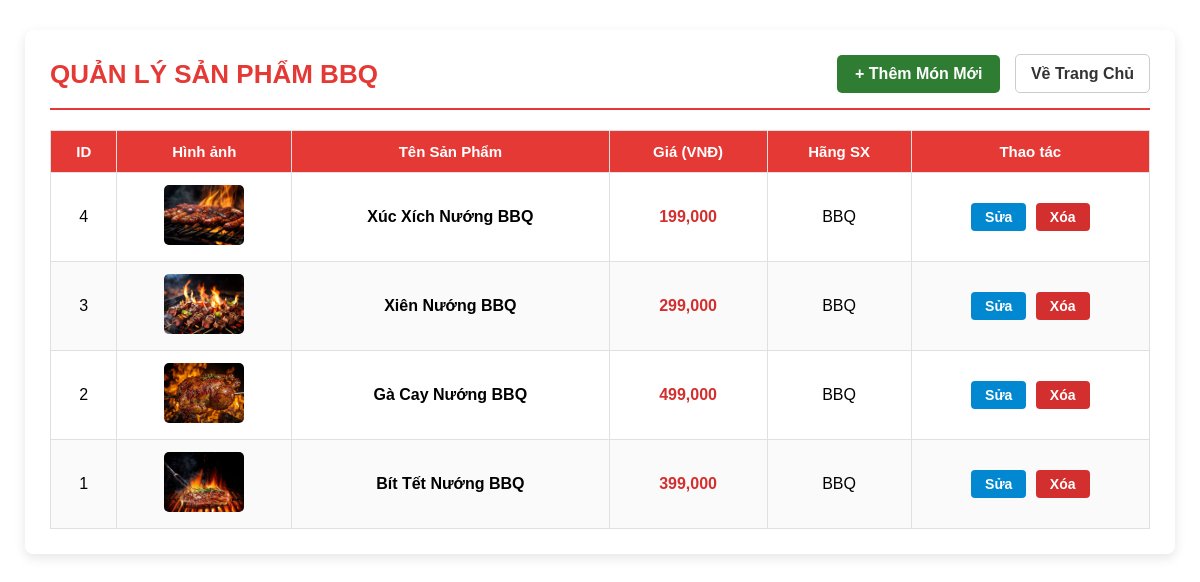
The app's page /admin.php with its own data.
### tables this page shows
CREATE TABLE `sanpham` (
  `id_sp` int(11) NOT NULL,
  `ten_sp` varchar(100) NOT NULL,
  `anh_sp` varchar(100) NOT NULL,
  `gia_sp` double NOT NULL,
  `chitiet_sp` varchar(200) NOT NULL,
  `hang_sx` varchar(100) NOT NULL
);

### admin.php (the view, shortened to what this page needs)
<?php
include("connect.php");
$sql = "SELECT * FROM sanpham ORDER BY id_sp DESC";
$result = $conn->query($sql);
?>
<!DOCTYPE html>
<html lang="vi">
<head>
    <link rel="stylesheet" href="./CSS/admin.css">
</head>
<body>
    <div class="admin-container">
        <div class="admin-header">
            <h1>QUẢN LÝ SẢN PHẨM BBQ</h1>
            <div>
                <a href="them_sp.php" class="btn-them">+ Thêm Món Mới</a>
                <a href="Index.php" class="btn-trangchu">Về Trang Chủ</a>
            </div>
        </div>
        <table>
            <thead>
                <tr>
                    <th>ID</th>
                    <th>Hình ảnh</th>
                    <th>Tên Sản Phẩm</th>
                    <th>Giá (VNĐ)</th>
                    <th>Hãng SX</th>
                    <th>Thao tác</th>
                </tr>
            </thead>
            <tbody>
                <?php
                if ($result->num_rows > 0) {
                    while ($row = $result->fetch_assoc()) {
                ?>
                        <tr>
                            <td><?php echo $row['id_sp']; ?></td>
                            <td><img src="<?php echo $row['anh_sp']; ?>" class="img-admin" alt="<?php echo $row['ten_sp']; ?>"></td>
                            <td><strong><?php echo $row['ten_sp']; ?></strong></td>
                            <td><span class="gia-tien"><?php echo number_format($row['gia_sp']); ?></span></td>
                            <td><?php echo $row['hang_sx']; ?></td>
                            <td>
                                <a href="sua_sp.php?id=<?php echo $row['id_sp']; ?>" class="btn-sua">Sửa</a>
                                <a href="admin.php?xoa=<?php echo $row['id_sp']; ?>" class="btn-xoa" onclick="return confirm('Bạn có chắc chắn muốn xóa món này?');">Xóa</a>
                            </td>
                        </tr>
                <?php
                    }
                } else {
                    echo "<tr><td colspan='6'>Chưa có sản phẩm nào trong CSDL!</td></tr>";
                }
                ?>
            </tbody>
        </table>
    </div>
</body>
</html>

### admin.css (style rules this page uses)
.admin-container { max-width: 1100px; margin: 30px auto; background: #ffffff; padding: 25px; border-radius: 8px; box-shadow: 0 4px 12px rgba(0, 0, 0, 0.1); font-family: Arial, sans-serif; }
.admin-header { display: flex; justify-content: space-between; align-items: center; border-bottom: 2px solid #e53935; padding-bottom: 15px; margin-bottom: 20px; }
.admin-header h1 { color: #e53935; margin: 0; font-size: 26px; text-transform: uppercase; }
.btn-them { background-color: #2e7d32; color: #ffffff; padding: 10px 18px; text-decoration: none; border-radius: 5px; font-weight: bold; display: inline-block; transition: background-color 0.3s; }
.btn-trangchu { margin-left: 10px; text-decoration: none; color: #333333; padding: 10px 15px; border: 1px solid #ccc; border-radius: 5px; font-weight: bold; }
table { width: 100%; border-collapse: collapse; margin-top: 10px; }
th, td { border: 1px solid #e0e0e0; padding: 12px; text-align: center; }
th { background-color: #e53935; color: #ffffff; font-size: 15px; }
tr:nth-child(even) { background-color: #fafafa; }
.img-admin { width: 80px; height: 60px; object-fit: cover; border-radius: 5px; }
.gia-tien { color: #d32f2f; font-weight: bold; }
.btn-sua { background-color: #0288d1; color: #ffffff; padding: 6px 14px; text-decoration: none; border-radius: 4px; font-size: 14px; font-weight: bold; margin-right: 5px; }
.btn-xoa { background-color: #d32f2f; color: #ffffff; padding: 6px 14px; text-decoration: none; border-radius: 4px; font-size: 14px; font-weight: bold; }

### records on screen
sanpham: id_sp "4", anh_sp (picture), ten_sp "Xúc Xích Nướng BBQ", gia_sp "199,000", hang_sx "BBQ"
sanpham: id_sp "3", anh_sp (picture), ten_sp "Xiên Nướng BBQ", gia_sp "299,000", hang_sx "BBQ"
sanpham: id_sp "2", anh_sp (picture), ten_sp "Gà Cay Nướng BBQ", gia_sp "499,000", hang_sx "BBQ"
sanpham: id_sp "1", anh_sp (picture), ten_sp "Bít Tết Nướng BBQ", gia_sp "399,000", hang_sx "BBQ"
